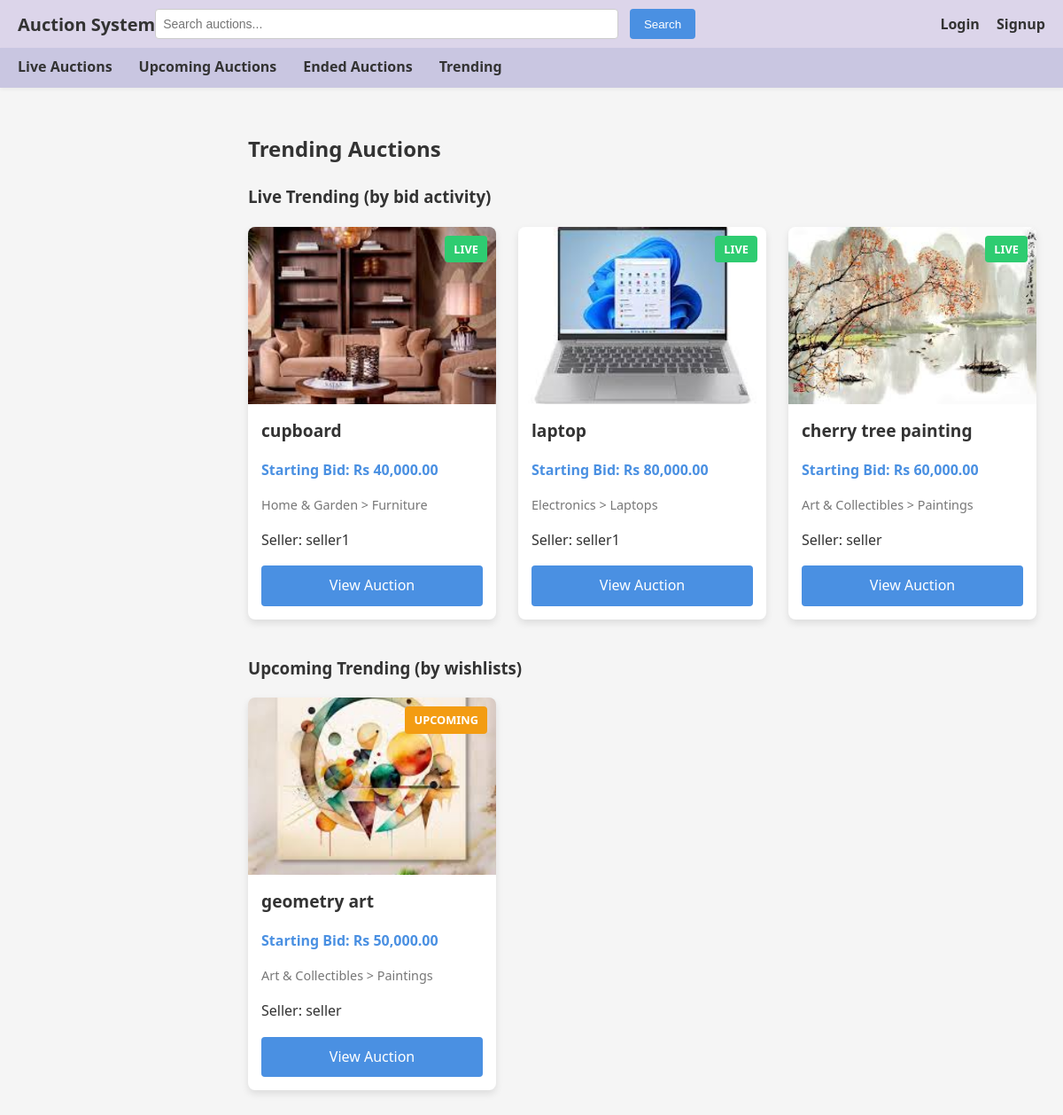
/trending, run on the app's committed database.
### app/models.py (models this page shows, shortened)
class Product(db.Model):
    __tablename__ = 'products'
    id = db.Column(db.Integer, primary_key=True)
    name = db.Column(db.String(200), nullable=False)
    starting_bid = db.Column(db.Float, nullable=False)
    reserve_price = db.Column(db.Float, nullable=True)
    description = db.Column(db.Text, nullable=True)
    keywords = db.Column(db.String(255), nullable=True)
    minimum_interval = db.Column(db.Float, nullable=False, default=1.0)  # Minimum bid increment
    category_id = db.Column(db.Integer, db.ForeignKey('categories.id'), nullable=False)
    subcategory_id = db.Column(db.Integer, db.ForeignKey('subcategories.id'), nullable=False)
    seller_id = db.Column(db.Integer, db.ForeignKey('users.id'), nullable=False)
    image_url = db.Column(db.String(255), nullable=True)  # Store the path to the uploaded image
    created_at = db.Column(db.DateTime, default=datetime.now)
    auctions = db.relationship('Auction', backref='product', lazy=True)

class Category(db.Model):
    __tablename__ = 'categories'
    id = db.Column(db.Integer, primary_key=True)
    name = db.Column(db.String(100), nullable=False, unique=True)
    subcategories = db.relationship('Subcategory', backref='category', lazy=True)
    products = db.relationship('Product', backref='category', lazy=True)

class Subcategory(db.Model):
    __tablename__ = 'subcategories'
    id = db.Column(db.Integer, primary_key=True)
    name = db.Column(db.String(100), nullable=False)
    category_id = db.Column(db.Integer, db.ForeignKey('categories.id'), nullable=False)
    products = db.relationship('Product', backref='subcategory', lazy=True)

class User(db.Model):
    __tablename__ = 'users'
    id = db.Column(db.Integer, primary_key=True)
    username = db.Column(db.String(80), unique=True, nullable=False)
    email = db.Column(db.String(120), unique=True, nullable=False)
    password_hash = db.Column(db.String(256), nullable=False)
    role = db.Column(db.String(20), nullable=False)  # 'bidder' or 'seller'
    status = db.Column(db.String(20), nullable=False, default='pending')  # 'pending', 'accepted', 'rejected'
    created_at = db.Column(db.DateTime, default=datetime.now)
    products = db.relationship('Product', backref='seller', lazy=True)
    bids = db.relationship('Bid', backref='bidder', lazy=True)
    won_auctions = db.relationship('AuctionResult', backref='winner', lazy=True)
    search_history = db.relationship('SearchHistory', backref='user', lazy=True)

### app/main.py (the view)
@main.route('/trending')
def trending_page():
    live_trending = (
        db.session.query(Auction, db.func.count(Bid.id).label('bid_count'))
        .outerjoin(Bid, Bid.auction_id == Auction.id)
        .filter(Auction.start_date <= datetime.now(), Auction.end_date > datetime.now())
        .group_by(Auction.id)
        .order_by(db.desc('bid_count'))
        .limit(12)
        .all()
    )
    upcoming_trending = (
        db.session.query(Auction, db.func.count(Wishlist.id).label('wish_count'))
        .outerjoin(Wishlist, Wishlist.product_id == Auction.product_id)
        .filter(Auction.start_date > datetime.now())
        .group_by(Auction.id)
        .order_by(db.desc('wish_count'))
        .limit(12)
        .all()
    )
    user_id = session.get('user_id')
    live_products = [a.product for a, _ in live_trending]
    upcoming_products = [a.product for a, _ in upcoming_trending]
    user_wishlist_product_ids = set()
    if user_id:
        user_wishlist_product_ids = {w.product_id for w in Wishlist.query.filter_by(user_id=user_id).all()}
    return render_template('trending.html',
                           live_products=live_products,
                           upcoming_products=upcoming_products,
                           user_wishlist_product_ids=user_wishlist_product_ids,
                           format_indian_currency=format_indian_currency)

### app/utils.py (called while the page is built)
def format_indian_currency(amount):
    if amount is None:
        return "Rs 0.00"
    amount_str = f"{amount:.2f}"
    parts = amount_str.split('.')
    integer_part = parts[0]
    decimal_part = parts[1]
    if len(integer_part) <= 3:
        formatted_integer = integer_part
    else:
        last_three = integer_part[-3:]
        remaining = integer_part[:-3]
        formatted_remaining = ""
        for i in range(len(remaining)):
            if i > 0 and i % 2 == 0:
                formatted_remaining = "," + formatted_remaining
            formatted_remaining = remaining[-(i+1)] + formatted_remaining
        formatted_integer = formatted_remaining + "," + last_three
    return f"Rs {formatted_integer}.{decimal_part}"

### app/templates/trending.html (shortened to what this page needs)
<!DOCTYPE html>
<html>
<head>
  <link rel="stylesheet" href="{{ url_for('static', filename='style.css') }}">
</head>
<body>
  {% include 'bidder_nav.html' %}
  <div class="content">
    <h2>Trending Auctions</h2>
    <h3>Live Trending (by bid activity)</h3>
    <div class="product-grid">
      {% if live_products %}
        {% for product in live_products %}
        <div class="product-card">
          {% if product.image_url %}
          <div class="product-image">
            <img src="{{ url_for('static', filename=product.image_url) }}" alt="{{ product.name }}">
          </div>
          {% else %}
          <div class="product-image no-image"><span>No Image</span></div>
          {% endif %}
          <div class="product-details">
            <h3>{{ product.name }}</h3>
            <p class="product-price">Starting Bid: {{ format_indian_currency(product.starting_bid) }}</p>
            <p class="product-category">{{ product.category.name }} > {{ product.subcategory.name }}</p>
            <p class="product-seller">Seller: {{ product.seller.username }}</p>
            <div class="status-badge live">Live</div>
            <a href="/auction/{{ product.auctions[0].id }}" class="btn view-btn">View Auction</a>
          </div>
        </div>
        {% endfor %}
      {% else %}
        <p class="no-products">No live trending auctions.</p>
      {% endif %}
    </div>
    <h3>Upcoming Trending (by wishlists)</h3>
    <div class="product-grid">
      {% if upcoming_products %}
        {% for product in upcoming_products %}
        <div class="product-card">
          {% if product.image_url %}
          <div class="product-image">
            <img src="{{ url_for('static', filename=product.image_url) }}" alt="{{ product.name }}">
          </div>
          {% else %}
          <div class="product-image no-image"><span>No Image</span></div>
          {% endif %}
          <div class="product-details">
            <h3>{{ product.name }}</h3>
            <p class="product-price">Starting Bid: {{ format_indian_currency(product.starting_bid) }}</p>
            <p class="product-category">{{ product.category.name }} > {{ product.subcategory.name }}</p>
            <p class="product-seller">Seller: {{ product.seller.username }}</p>
            <div class="status-badge upcoming">Upcoming</div>
            <a href="/auction/{{ product.auctions[0].id }}" class="btn view-btn">View Auction</a>
          </div>
        </div>
        {% endfor %}
      {% else %}
        <p class="no-products">No upcoming trending auctions.</p>
      {% endif %}
    </div>
  </div>
</body>
</html>

### app/static/style.css (style rules this page uses)
* { box-sizing: border-box; }
body { margin: 0; padding: 0; font-family: 'Segoe UI', Arial, sans-serif; display: flex; flex-direction: column; background-color: #f5f5f5; color: #333; min-height: 100vh; overflow-x: hidden; }
.content { padding: 30px; flex: 1; line-height: 1.6; width: 100%; box-sizing: border-box; margin: 0 auto; margin-left: 250px; max-width: calc(100vw - 250px); overflow-x: hidden; }
.product-grid { display: grid; grid-template-columns: repeat(auto-fill, minmax(280px, 1fr)); gap: 25px; margin-bottom: 40px; width: 100%; box-sizing: border-box; }
.product-card { background: white; position: relative; border-radius: 8px; overflow: hidden; box-shadow: 0 4px 8px rgba(0,0,0,0.1); transition: transform 0.3s ease, box-shadow 0.3s ease; width: 100%; box-sizing: border-box; }
.product-image { height: 200px; overflow: hidden; position: relative; background: #f0f0f0; }
.product-image img { width: 100%; height: 100%; object-fit: cover; }
.product-details { padding: 15px; }
.product-details h3 { margin-top: 0; margin-bottom: 10px; font-size: 1.2rem; color: #333; }
.product-price { font-weight: bold; color: #4a90e2; margin-bottom: 8px; }
.product-category { color: #777; font-size: 0.9rem; margin-bottom: 15px; }
.view-btn { display: block; text-align: center; background: #4a90e2; color: white; padding: 8px 0; border-radius: 4px; text-decoration: none; transition: background 0.3s ease; }
.status-badge { position: absolute; top: 10px; right: 10px; padding: 5px 10px; border-radius: 4px; color: white; font-size: 0.8rem; font-weight: bold; text-transform: uppercase; z-index: 2; }
.status-badge.live { background-color: #2ecc71; }
.status-badge.upcoming { background-color: #f39c12; }
.btn { background-color: #4a90e2; color: white; padding: 10px 20px; border: none; border-radius: 4px; cursor: pointer; font-size: 16px; width: 100%; transition: background-color 0.2s; }

### data on the page
Product: image_url+name (picture), name "cupboard", starting_bid "Rs 40,000.00", category.name "Home & Garden", subcategory.name "Furniture", seller.username "seller1"
Product: image_url+name (picture), name "laptop", starting_bid "Rs 80,000.00", category.name "Electronics", subcategory.name "Laptops", seller.username "seller1"
Product: image_url (picture), name "cherry tree painting", starting_bid "Rs 60,000.00", category.name "Art & Collectibles", subcategory.name "Paintings", seller.username "seller"
Product: image_url (picture), name "geometry art", starting_bid "Rs 50,000.00", category.name "Art & Collectibles", subcategory.name "Paintings", seller.username "seller"
